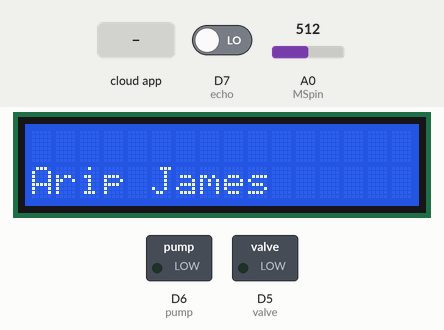
Simulated run of this sketch. Board: ESP8266 (NodeMCU). Parts: 16×2 character LCD, switched loads named in the sketch (green lamp = pin HIGH). The inputs (shaded band) are chosen by the test bench; at power-on: D7 (echo) LOW, A0 (MSpin) = 512. WiFi joins after 1.5 s; servers stay silent unless stated; the Firebase database answers and starts empty; what the sketch prints to the serial monitor is not drawn.

Above: at 3.4 s.
3.5 s: the phone or cloud app sets valve to 1
At 7.6 s:
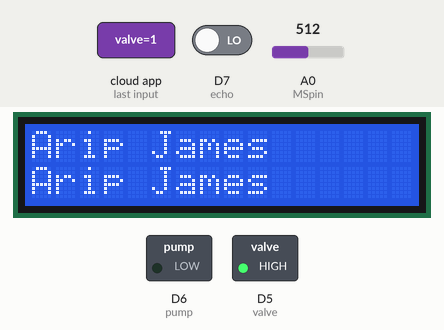
8.5 s: the phone or cloud app sets pump to 1
At 12.1 s:
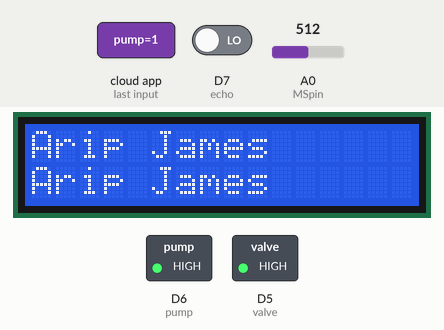
13.0 s: the phone or cloud app sets valve to 0
At 16.9 s:
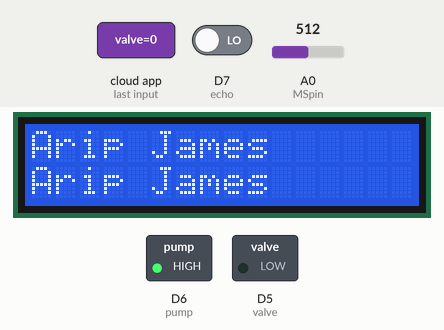
17.2 s: the phone or cloud app sets pump to 0
At 21.4 s:
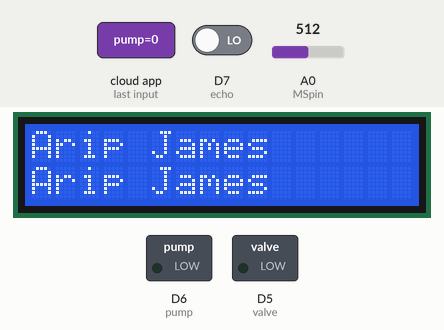
Timing chart, 0 to 22.7 s (numbered marks = the images above; inputs shaded):
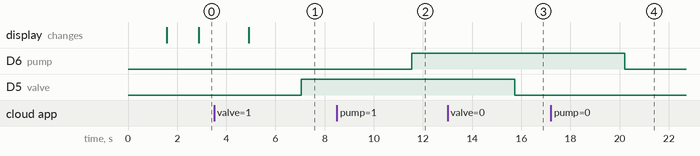

Measured:
- after the input at 3.5 s, D5 (valve): LOW → HIGH after 3.6 s
- after the input at 8.5 s, D6 (pump): LOW → HIGH after 3.0 s
- after the input at 13.0 s, D5 (valve): HIGH → LOW after 2.7 s
- after the input at 17.2 s, D6 (pump): HIGH → LOW after 3.0 s

The sketch:

waterlevelmonitoringsystem.ino
```cpp
/***************************************
* Project Smart Home dg MIT App Inventor dan Firebase
* www.ardutech.com
 ****************************************/
#include "FirebaseESP8266.h"
#include <ESP8266WiFi.h>
#include <ArduinoJson.h>
#include <Wire.h>
#include <LiquidCrystal_I2C.h>
// Set the LCD address to 0x27 for a 16 chars and 2 line display
LiquidCrystal_I2C lcd(0x27, 16, 2);

#define FIREBASE_HOST "monitoring-86863-default-rtdb.firebaseio.com"
#define FIREBASE_AUTH "6H47RPs1niSveGhmHv84SvdxLSVpcVZ5ly5WjJLp"

#define WIFI_SSID "Maxxis 😘"
#define WIFI_PASSWORD "Tuyul123"
#define valve D5
#define pump D6
#define trig D8
#define echo D7

FirebaseData firebaseData;
String c,s;
int humi, limit;
float persen;
const int MSpin = A0;
long duration, jarak,tinggi, volume;

//Tangki air 500L dengan diameter=80 cm dan tinggi 100 cm
//rumus volume tabung =3.14 * r2 * T
// 3.14 x 40cm x 100 cm
// 40 * 40 = 1600
// 1600/1000 = 1.6 cm3
//konversi dari cm3 ke liter = 1000:1
// 1 Liter = 1000 cm3

//nilai kelembaban tanah pada sensor analog
//0-300 = kering
//301-700 = Lembab
//701-950 = basah

//// ketika nilai analog 1024 maka persentase = 1%
//// ketika nilai analog 438-442 maka persentase = 58 %
//// ketika nilai analog 469-472 maka persentase = 55 %
//// ketika nilai analog 469-512 maka persentase = 50 %
//// berarti kalau nilai analog 700 maka persentasenya = 30 %
//// ketika nilai analog > 700 atau persentase kelembapan < 30 % maka perlu dilakukan penyiraman.


//map(value, fromLow, fromHigh, toLow, toHigh);
//Penjelasan Sintaksis
//Fungsi map() memiliki 5 parameter yaitu value, fromLow, fromHigh, toLow dan toHigh. Berikut penjelasannya.
//
//value = nilai yang akan dipetakan.
//fromLow = batas bawah nilai awal.
//fromHigh = batas atas nilai awal.
//toLow = batas bawah rentang target nilai.
//toHigh = batas atas rentang target nilai.
//======================================
void sendMoisture()
{
  humi = analogRead(MSpin);
  persen = map(humi,0,1024,0,100); // angka sensor aktual dijadikan persen
  Serial.print("Soil Moisture(in Percentage) = ");
  Serial.print(persen);
  Serial.println(" %");
  lcd.setCursor(0, 1);
  lcd.print("Arip James");
//  lcd.print("Kel. Tanah = ");
//  lcd.print(persen);
//  lcd.print(" %");

//  Firebase.setFloat(firebaseData,"/datasensor/humi",persen);
//if (humi < limit) {
//  Firebase.setString(firebaseData,"/datasensor/tanah","kering");
//  Serial.println("Tanah kering perlu disiram!");
//} else {
//  Firebase.setString(firebaseData,"/datasensor/tanah","lembab");
//  Serial.println("Tanah lembab TIDAK perlu disiram!");
//}

}


//======[WaterLevel]=====
void WaterLevel(){
  digitalWrite(trig, LOW);
  delayMicroseconds(2);
  digitalWrite(trig, HIGH);
  delayMicroseconds(10);
  digitalWrite(trig, LOW);
  duration = pulseIn(echo, HIGH);
  jarak = (duration/2) / 29.1;
  tinggi = 100 - jarak;
  volume = (3.14 * 1.6) * tinggi;
  Serial.println("jarak sensor ke air :");
  Serial.print(jarak);
  Serial.println(" cm");
  Serial.println("ketinggian air :");
  Serial.print(tinggi);
  Serial.println(" cm");
  Serial.println("volume air :");
  Serial.print(volume);
  Serial.println(" Liter");
  lcd.setCursor(0, 0);
  lcd.print("Arip James");
//  lcd.print("Vol. Air =");
//  lcd.print(volume);
//  lcd.print(" %");
//  Firebase.setFloat(firebaseData,"/datasensor/wlevel",volume);
//if ((volume >= 380) && (volume <= 500)) {
//  Firebase.setString(firebaseData,"/datasensor/air","penuh");
//  Serial.print("Tangki penuh tutup valve!");
//} else if ((volume >= 240) && (volume <= 379)) {
//  Firebase.setString(firebaseData,"/datasensor/air","Batas aman");
//  Serial.print("Tangki masih dalam batas aman!");
//}else if ((volume >= 120) && (volume <= 239)) {
//  Firebase.setString(firebaseData,"/datasensor/air","hampir kosong");
//  Serial.print("Tangki hampir kosong!");
//}else if ((volume >= 1) && (volume <= 119)) {
//  Firebase.setString(firebaseData,"/datasensor/air","kosong");
//  Serial.print("Tangki kosong buka valve!");
//}
//  delay(1000);
}

//============================================
void setup()
{
  Serial.begin(9600);
  pinMode(valve,OUTPUT);
  pinMode(pump,OUTPUT);
  pinMode(MSpin, INPUT);
  WiFi.begin(WIFI_SSID, WIFI_PASSWORD);
  Serial.print("Connecting to Wi-Fi");
  while (WiFi.status() != WL_CONNECTED)
  {
  Serial.print(".");
  delay(300);  }
  Serial.println();
  Serial.print("Connected ...");
  Firebase.begin(FIREBASE_HOST, FIREBASE_AUTH);
  Firebase.reconnectWiFi(true);
  lcd.init();
  lcd.backlight();
 }
//============================================
void loop()
{
    delay(1000);
    if(Firebase.get(firebaseData, "/datasensor/valve"))
    {
      c=firebaseData.stringData();
      Serial.print("valve=");
      Serial.println(c);
      digitalWrite(valve,(c.toInt()));
     }else{
      Serial.print("Error in getInt valve, ");
      Serial.println(firebaseData.errorReason());
      }
    //===========
    if(Firebase.get(firebaseData, "/datasensor/pump"))
    {
      c=firebaseData.stringData();
      Serial.print("pump=");
      Serial.println(c);
      digitalWrite(pump,(c.toInt()));
     }else{
      Serial.print("Error in getInt pump, ");
      Serial.println(firebaseData.errorReason()); }
    //=============
      sendMoisture();
      delay(1000);
      WaterLevel();
      delay(1000);
    }
```
